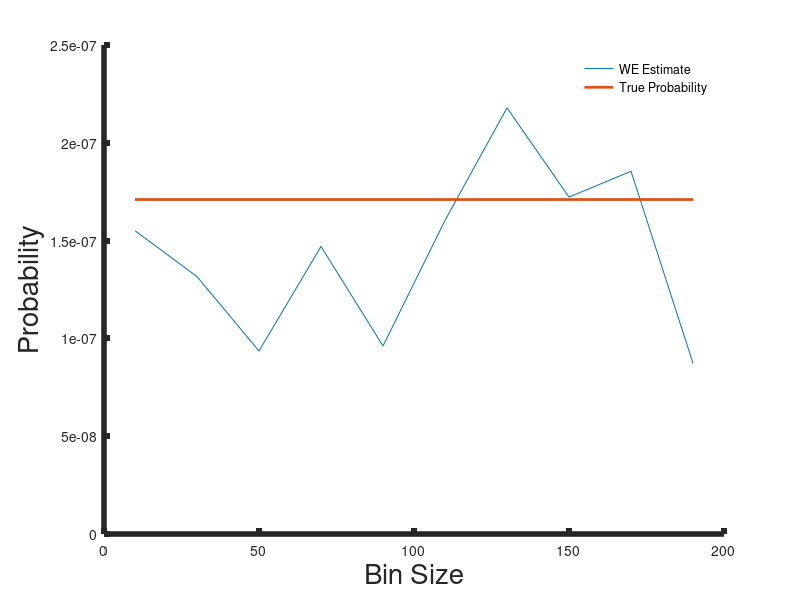

The MATLAB script that drew this image:
clear;clc;
bin_pop_values = 10:20:190;
disp('hello')
%for i = 1:length(bin_pop_values)
%    disp(bin_pop_values(i))
%    %waitbar(i/length(bin_pop_values));
%    bin_pop_ = bin_pop_values(i);
%    [p(i), t(i), v(i)] = we_function(bin_pop_);
%end

d = load('./probability.mat');
p = d.p;

circuitTrue = 6.29e-4*ones(size(p));
yeastTrue = 1.202e-6*ones(size(p));
motilTrue = 2.16117e-7*ones(size(p));
futileTrue = 1.71e-7*ones(size(p));
%%
figure(1)
hold on
plot(bin_pop_values, p, bin_pop_values, futileTrue, 'lineWidth', 2)
legend("WE Estimate", "True Probability")
set (gcf, 'color', 'w')
legend boxoff 
xlabel("Bin Size", 'fontsize', 20)
ylabel("Probability", 'fontsize', 20)
set (gca, 'linewidth', 4)
ylim([0 2.5*10^-07])
ax = gca;
exportgraphics(ax,'futile_estimate.png','Resolution',96)



%{
figure(2)
hold on
plot(bin_pop_values, t, 'lineWidth', 2)
legend("Time")
set (gcf, 'color', 'w')
legend boxoff 
xlabel("Bin Size", 'fontsize', 20)
ylabel("Time(s)", 'fontsize', 20)
set (gca, 'linewidth', 4)
ay = gca;
exportgraphics(ay,'futile_time.png','Resolution',96)

figure(3)
hold on
plot(bin_pop_values, p, bin_pop_values, futileTrue, 'lineWidth', 2)
legend("WE Estimate", "True Probability")
set (gcf, 'color', 'w')
legend boxoff 
xlabel("Bin Size", 'fontsize', 20)
ylabel("Probability", 'fontsize', 20)
set (gca, 'linewidth', 4)
set(gca, 'YScale', 'log')
ylim([10^-09 10^-05])
az = gca;
exportgraphics(az,'futile_estimate_log.png','Resolution',96)
%}